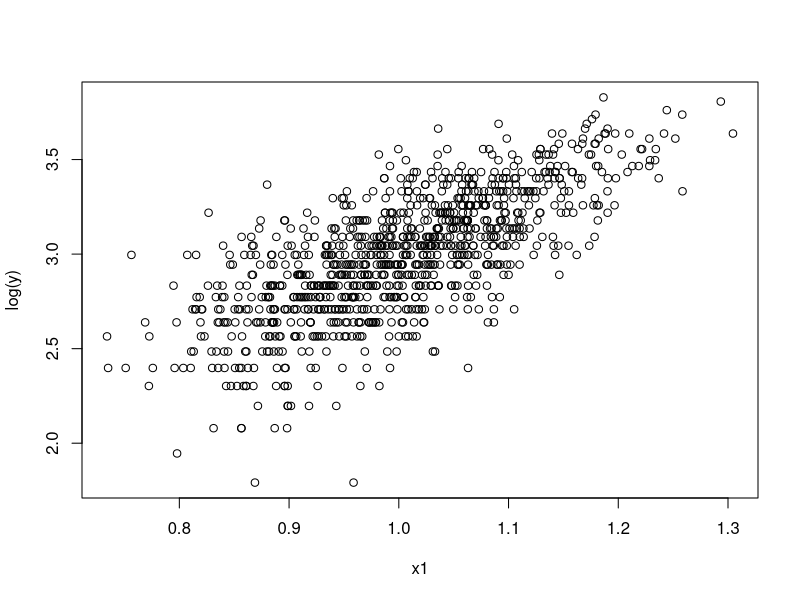
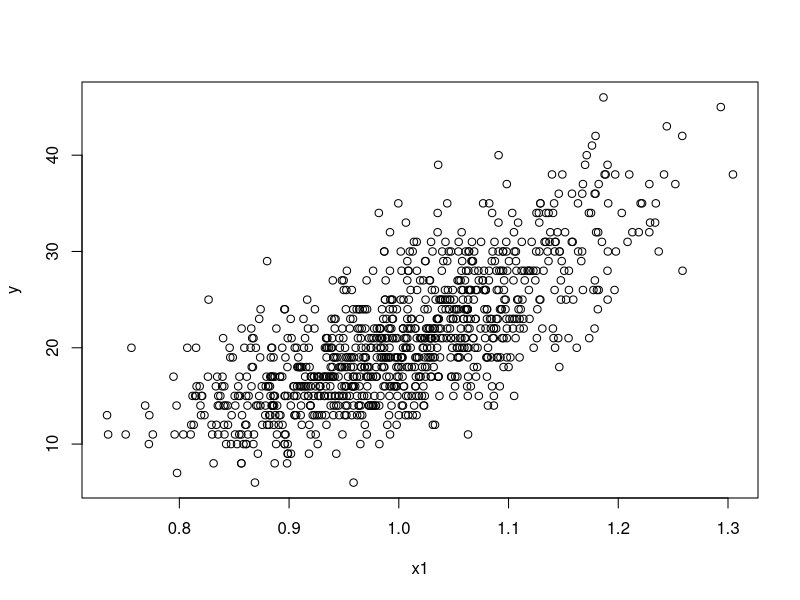

Here is the R script that generated these plots, in order:
## ---- chunk 1
knitr::opts_chunk$set(echo = TRUE)
## ---- chunk 2
N=1000
predictor_cont<-rnorm(N,0,1) 
predictor_binary<-rbinom(N,1,0.5)

y<-1.5*predictor_cont+2.5*predictor_binary+rnorm(N, 0, 0.01) ### Remember that to make this do-able in a linear framework, like this, we're assuming this is on a log scale!

### We're now going to draw a probability distribution from y, assuming that y is on a logit scale

y_prob<-plogis(y)

###Question, tell me about the distribution of y_prob?!

### we can now draw from the probability distribution (so that all of our responses are 0,1)

y_dummy = rbinom(n = N, size = 1, prob = y_prob)


data<-cbind.data.frame(1:N, y_prob, y, predictor_cont, predictor_binary)

log_reg_model<-glm(y_dummy~predictor_binary+predictor_cont, data=data, family='binomial')

### if you have loaded and installed lmerTest, it will give you p-values in your summary, if not, it won't
summary(log_reg_model)

### From here, you need to back transform to get the estimates on the y scale, instead of the log(y) scale

exp(coef(log_reg_model)) ### these are on the 'regular' scale, not the log scale
exp(confint(log_reg_model))

## ---- chunk 3

x1 = rnorm(1000,1,0.1) ### here there is one predictors, this a good place to imagine some biology
summary(x1)

### Question, 

lambda = exp(0.5 + 2.5*x1) ### this is where I change the effect sizes for each predictor

###remember that this means that log(lambda) is a linear model!!
### here I'm simulating three betas against my three predictor variables to make my lambda
### The step above simulates the mean of each value of the response variable. lambda values are continuous, not discrete counts.
## λ is the unobserved true mean of the Poisson distribution for the t-th observation

head(lambda)

y = rpois(1000, lambda = lambda) ### error is added in this step, remembering that the mean and the variance are the same!
### remember that y is count data!
head(y)

plot(x1, log(y)) ### note the residuals - are they normally distributed? Is that okay?
plot(x1,y)

data_poisson<-cbind.data.frame(y, x1)

poisson_model<-glm(y ~ x1, family="poisson", data=data_poisson)
summary(poisson_model)

###back transform the coefficients 

exp(coef(log_reg_model)) ### these are on the 'regular' scale, not the log scale
exp(confint(log_reg_model))
## The coefficient for x1 is XX (FILL ME IN!) This means that the expected log count for a one-unit increase in x1 is XX. This means that the count difference (biological scale) for a one unit increase in x1 is XX. 
